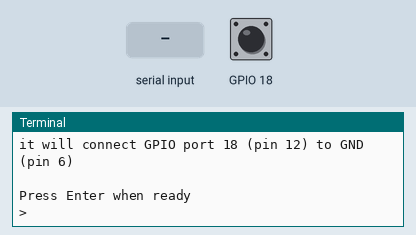
A program run on a simulated Raspberry Pi (BCM pin numbers). Shown: the last lines printed to the terminal. The inputs (shaded band) are chosen by the test bench; at power-on: GPIO 18 HIGH.

Above: at 1.2 s.
1.3 s: "1" typed at the terminal, then Enter
At 2.5 s:
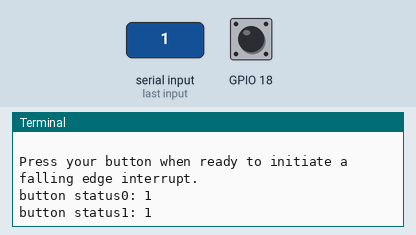
2.8 s: GPIO 18 pulled LOW for 0.15 s
At 3.6 s:
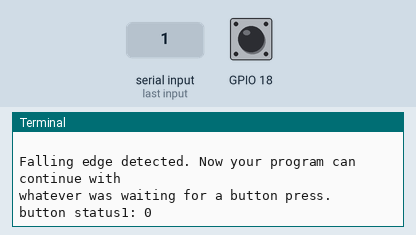
Timing chart, 0 to 5.8 s (numbered marks = the images above; inputs shaded):
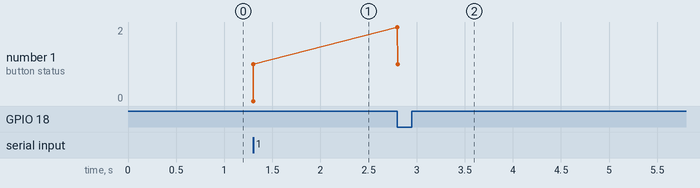

The program:

button.py
```python
#!/usr/bin/env python2.7
#
import RPi.GPIO as GPIO
GPIO.setmode(GPIO.BCM)

# GPIO 18 set up as input. It is pulled up to stop false signals
GPIO.setup(18, GPIO.IN, pull_up_down=GPIO.PUD_UP)

print "Make sure you have a button connected so that when pressed"
print "it will connect GPIO port 18 (pin 12) to GND (pin 6)\n"
raw_input("Press Enter when ready\n>")

print "Waiting for falling edge on port 18"
# now the program will do nothing until the signal on port 23
# starts to fall towards zero. This is why we used the pullup
# to keep the signal high and prevent a false interrupt

print "During this waiting time, your computer is not"
print "wasting resources by polling for a button press.\n"
print "Press your button when ready to initiate a falling edge interrupt."
print("button status0: " + str(GPIO.input(18)))
try:
    while 1:
	print("button status1: " + str(GPIO.input(18)))
	GPIO.wait_for_edge(18, GPIO.FALLING)
	print("button status2: " + str(GPIO.input(18)))
	print "\nFalling edge detected. Now your program can continue with"
	print "whatever was waiting for a button press."
except KeyboardInterrupt:
    GPIO.cleanup()       # clean up GPIO on CTRL+C exit
GPIO.cleanup()           # clean up GPIO on normal exit
```

Measured:
- after the input at 1.3 s, the terminal: prints a new line at once (image 1)
- after the input at 2.8 s, the terminal: prints a new line at once (image 2)
